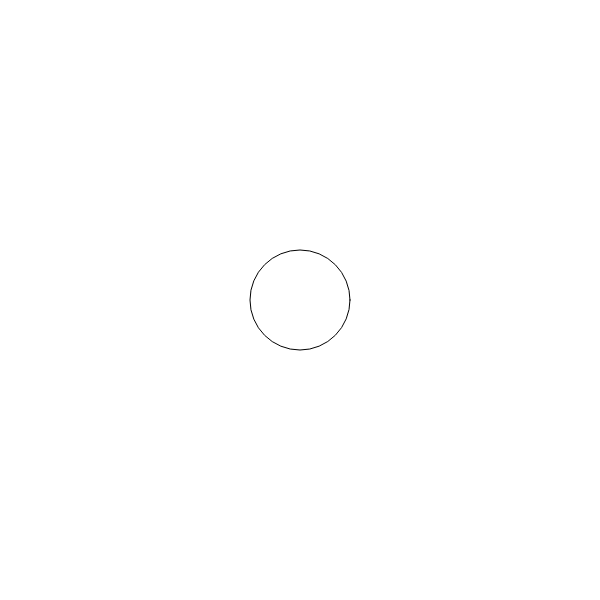
Frame 1 (no input)
Frame 60 (no input): identical to frame 1, image omitted
Frame 120 (the mouse pressed at the canvas centre since frame 60): identical to frame 1, image omitted

The p5.js sketch that drew this single still picture (run headless with seeded random() and noise() and a simulated clock; from frame 60 on, the mouse is pressed at the canvas centre):

// p5.js sketch
// ── sketch.js
function setup() {
  createCanvas (600,600); 
  ellipse (300,300,100,100);
}

function draw() {
  // put drawing code here
}
